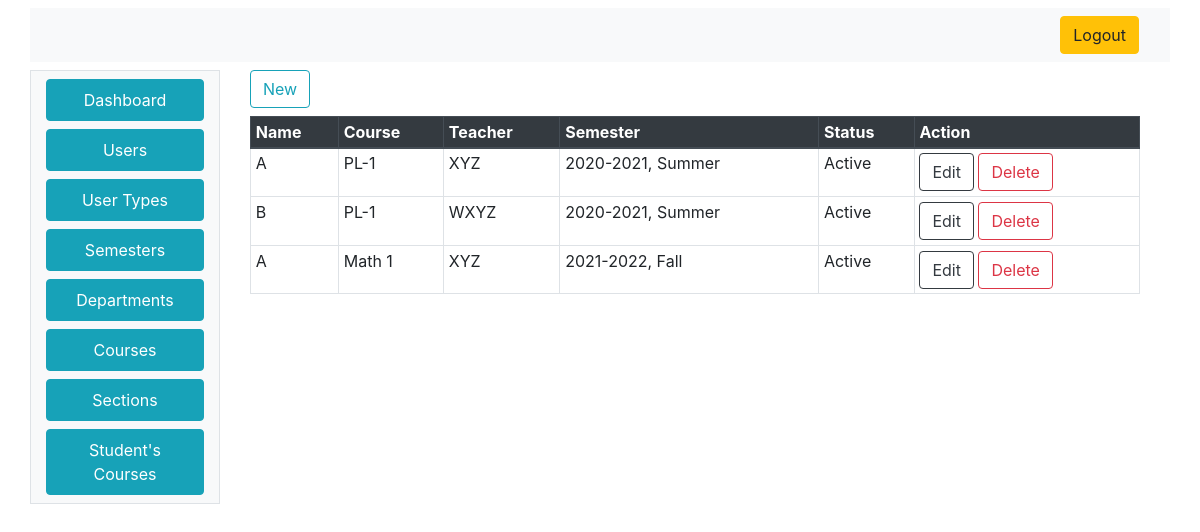
The page /admin/sections.php on the database as committed earlier.
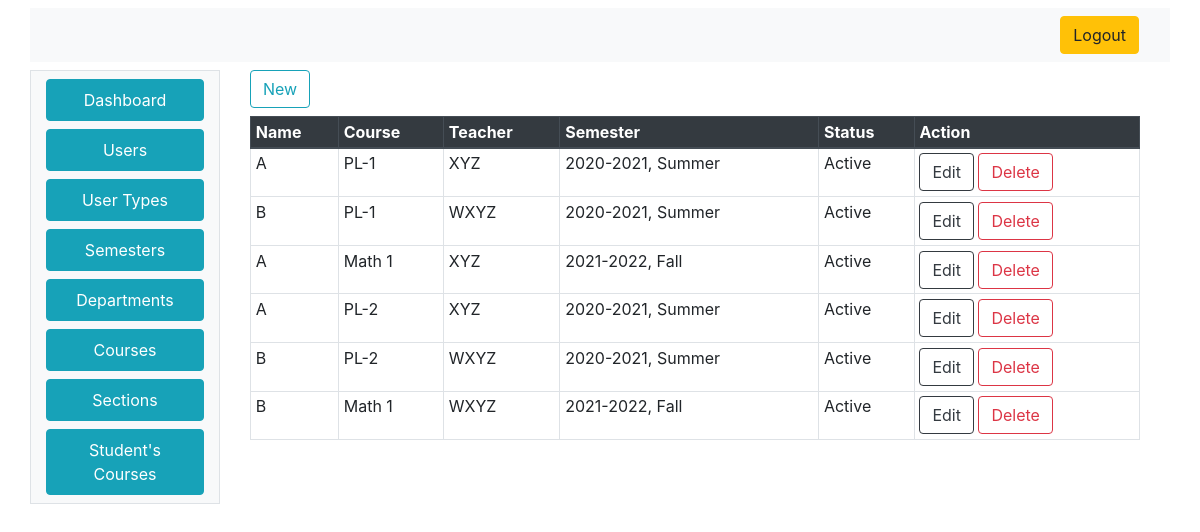
The same page on the database as committed later.
### tables this page shows
CREATE TABLE `section` (
  `SectionID` int(11) NOT NULL,
  `SectionName` varchar(10) NOT NULL,
  `CourseID` int(11) NOT NULL,
  `TeacherID` int(11) NOT NULL,
  `SemesterID` int(11) NOT NULL,
  `Status` tinyint(1) NOT NULL
);

CREATE TABLE `courses` (
  `CourseID` int(11) NOT NULL,
  `CourseCode` varchar(50) NOT NULL,
  `CourseName` varchar(100) NOT NULL,
  `DepartmentID` int(11) NOT NULL,
  `Status` tinyint(1) NOT NULL
);

CREATE TABLE `users` (
  `UserID` int(11) NOT NULL,
  `UserName` varchar(100) NOT NULL,
  `UserEmail` varchar(50) NOT NULL,
  `Password` varchar(25) NOT NULL,
  `Status` tinyint(1) NOT NULL,
  `UserTypeID` int(11) NOT NULL,
  `DepartmentID` int(11) DEFAULT NULL
);

CREATE TABLE `semester` (
  `SemesterID` int(11) NOT NULL,
  `SemesterTitle` varchar(100) NOT NULL,
  `Status` tinyint(1) NOT NULL
);

### index_model.php (called while the page is built, shortened)
<?php
class IndexModel
{
	public $con;
	public function IndexModel()
	{
		$this->host = "localhost:3306";
		$this->user = "root";
		$this->pass = "";
		$this->dbname = "ams";
		$this->con =  new mysqli($this->host, $this->user, $this->pass, $this->dbname);
	}
	public function getAllSectionInfo()
	{
		$q = "SELECT * FROM `section` LEFT OUTER JOIN users on section.TeacherID=users.UserID LEFT OUTER JOIN courses on courses.CourseID=section.CourseID LEFT OUTER JOIN semester on semester.SemesterID=section.SemesterID";
		$r = mysqli_query($this->con, $q);
		if ($r == false) {
			return 0;
		} else {
			return $r;
		}
	}
}

### admin/sections.php (the view, shortened to what this page needs)
<html>
<head>
  <link rel="stylesheet" href="css.css">
  <link rel="stylesheet" href="https://stackpath.bootstrapcdn.com/bootstrap/4.4.1/css/bootstrap.min.css">
</head>
<body>
  <div class="container mt-2">
    <div class="row">
      <div class="col-12 mb-2 bg-light">
        <nav class="navbar navbar-expand-lg navbar-light bg-light justify-content-end">
          <a class="btn btn-warning ml-2" href="../logout.php"><i class="fa fa-sign-out" aria-hidden="true"></i>
            Logout
          </a>
        </nav>
      </div>
      <div class="col-2 bg-light border">
        <nav class=" d-none d-md-block bg-light sidebar">
          <?php
          require_once('sidebar.php');
          $adminLayout = new AdminLayout();
          $adminLayout->Sidebar();
          ?>
        </nav>
      </div>
      <div class="col-10 bg-transparent">
        <div class="container-fluid container-responsive">
          <a href="new_section.php" class="btn btn-outline-info mb-2">New</a>
          <div class="table-responsive">
            <table class="table  table-sm table-hover table-bordered">
              <thead class="thead-dark">
                <tr>
                  <th scope="col">Name</th>
                  <th scope="col">Course</th>
                  <th scope="col">Teacher</th>
                  <th scope="col">Semester</th>
                  <th scope="col">Status</th>
                  <th scope="col">Action</th>
                </tr>
              </thead>
              <tbody>
                <?php
                require_once('../index_model.php');
                $indObj = new IndexModel();
                $rs = $indObj->getAllSectionInfo();
                while ($d = mysqli_fetch_assoc($rs)) {
                  echo $str = "<tr><td>" . $d["SectionName"] . "</td><td>" . $d["CourseName"] . "</td><td>" . $d["UserName"] . "</td><td>" . $d["SemesterTitle"] . "</td>";
                  if ($d["Status"] == 1) {
                    echo $str = " <td>Active</td>";
                  } else {
                    echo $str = " <td>Deactivated</td>";
                  }
                  echo  $str = "<td>
                      <a href='edit_section.php?SectionID=" . $d["SectionID"] . "&SectionName=" . $d["SectionName"] . "&CourseID=" . $d["CourseID"] . "&TeacherID=" . $d["TeacherID"] . "&SemesterID=" . $d["SemesterID"] . "&Status=" . $d["Status"] . "' class='btn btn-outline-dark'>Edit</a>
                      <a href='delete_section.php?SectionID=" . $d["SectionID"] . "' class='btn btn-outline-danger'>Delete</a>
                      </td></tr>";
                }
                ?>
              </tbody>
            </table>
          </div>
        </div>
      </div>
    </div>
  </div>
</body>
</html>

### admin/sidebar.php (shortened to what this page needs)
<?php
class AdminLayout
{
    public function Sidebar()
    {
?>
        <div class="sidebar-sticky">
            <ul class="nav flex-column">
                <li class="nav-item">
                    <a class="nav-link btn btn-info mb-2 mt-2" href="#"><i class="fa fa-home" aria-hidden="true"></i>
                        Dashboard
                    </a>
                </li>
                <li class="nav-item">
                    <a class="nav-link btn btn-info mb-2" href="users.php">
                        Users
                    </a>
                </li>
                <li class="nav-item">
                    <a class="nav-link btn btn-info mb-2" href="user_types.php">
                        User Types
                    </a>
                </li>
                <li class="nav-item">
                    <a class="nav-link btn btn-info mb-2" href="semesters.php">
                        Semesters
                    </a>
                </li>
                <li class="nav-item">
                    <a class="nav-link btn btn-info mb-2" href="departments.php">
                        Departments
                    </a>
                </li>
                <li class="nav-item">
                    <a class="nav-link btn btn-info mb-2" href="courses.php">
                        Courses
                    </a>
                </li>
                <li class="nav-item">
                    <a class="nav-link btn btn-info mb-2" href="sections.php">
                        Sections
                    </a>
                </li>
                <li class="nav-item">
                    <a class="nav-link btn btn-info mb-2" href="AllStudentSemester.php">
                        Student's Courses
                    </a>
                </li>
            </ul>
        </div>
<?php
    }
}

Rows that differ between the two databases and show on the page:
added section: SectionName "A", CourseID.CourseName "PL-2", TeacherID.UserName "XYZ", SemesterID.SemesterTitle "2020-2021, Summer"
added section: SectionName "B", CourseID.CourseName "PL-2", TeacherID.UserName "WXYZ", SemesterID.SemesterTitle "2020-2021, Summer"
added section: SectionName "B", CourseID.CourseName "Math 1", TeacherID.UserName "WXYZ", SemesterID.SemesterTitle "2021-2022, Fall"
